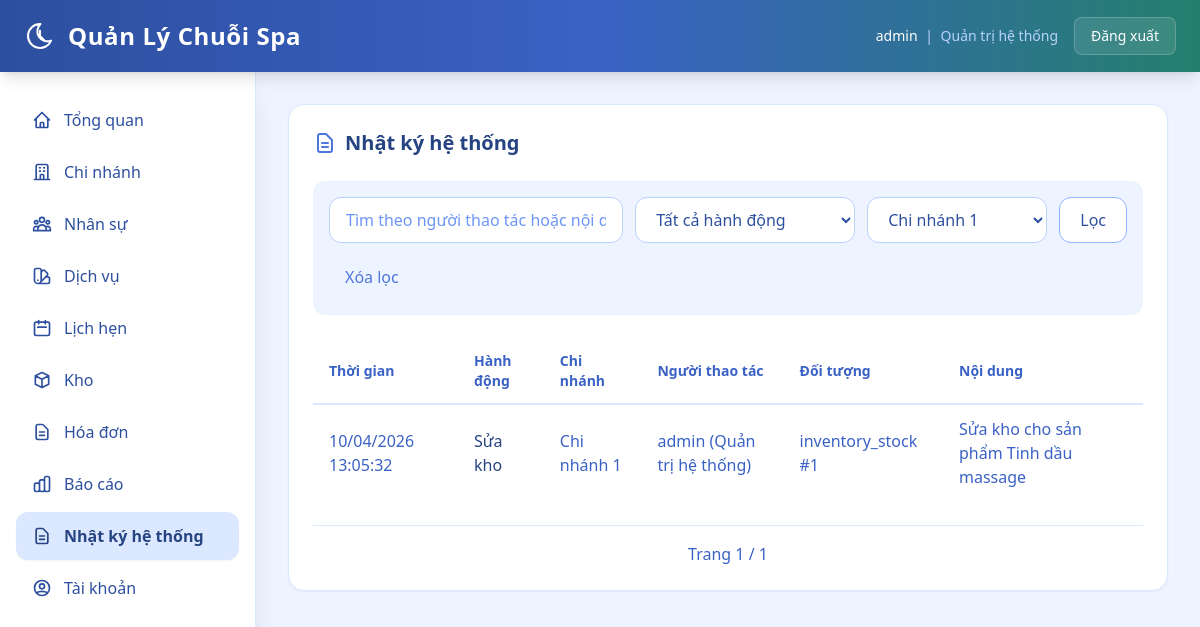
The app's page /web/activity-logs?branch_id=1 (signed in) with its own data.
### backend/models.py (models this page shows, shortened)
class TimestampMixin:
    created_at = db.Column(db.DateTime, nullable=False, default=datetime.utcnow)

class User(db.Model, TimestampMixin):
    __tablename__ = "users"
    id = db.Column(db.Integer, primary_key=True)
    username = db.Column(db.String(64), nullable=False, unique=True, index=True)
    password_hash = db.Column(db.String(255), nullable=False)
    role = db.Column(db.String(32), nullable=False, default="branch_manager")
    branch_id = db.Column(db.Integer, db.ForeignKey("branches.id"), nullable=True, index=True)
    staff_id = db.Column(db.Integer, db.ForeignKey("staffs.id"), nullable=True, index=True)
    is_active = db.Column(db.Boolean, nullable=False, default=True)
    branch = db.relationship("Branch", lazy="joined")
    staff = db.relationship("Staff", lazy="joined")
    @property
    def is_super_admin(self) -> bool:
        return self.role == "super_admin"

class ActivityLog(db.Model):
    __tablename__ = "activity_logs"
    id = db.Column(db.Integer, primary_key=True)
    created_at = db.Column(db.DateTime, nullable=False, default=datetime.utcnow, index=True)
    action = db.Column(db.String(64), nullable=False, index=True)
    action_label = db.Column(db.String(128), nullable=False)
    branch_id = db.Column(db.Integer, db.ForeignKey("branches.id"), nullable=True, index=True)
    actor_user_id = db.Column(db.Integer, db.ForeignKey("users.id"), nullable=True, index=True)
    actor_username = db.Column(db.String(64), nullable=True)
    actor_role = db.Column(db.String(32), nullable=True)
    entity_type = db.Column(db.String(64), nullable=True)
    entity_id = db.Column(db.Integer, nullable=True, index=True)
    message = db.Column(db.String(500), nullable=True)
    details_json = db.Column(db.Text, nullable=True)
    branch = db.relationship("Branch", lazy="joined")
    actor_user = db.relationship("User", lazy="joined")

class Branch(db.Model, TimestampMixin):
    __tablename__ = "branches"
    id = db.Column(db.Integer, primary_key=True)
    branch_code = db.Column(db.String(16), nullable=True, unique=True, index=True)
    name = db.Column(db.String(255), nullable=False, unique=True)
    address = db.Column(db.String(500), nullable=True)
    phone = db.Column(db.String(32), nullable=True, unique=True)
    manager_staff_id = db.Column(db.Integer, db.ForeignKey("staffs.id"), nullable=True, index=True)
    status = db.Column(db.String(32), nullable=False, default="active")
    manager_staff = db.relationship("Staff", foreign_keys=[manager_staff_id], lazy="joined")

### backend/web_modules/nhat_ky.py (the view, shortened to what this page needs)
@web_bp.get("/activity-logs")
@roles_required("super_admin", "branch_manager")
def activity_logs():
    scope_ids = get_current_branch_scope()
    if not scope_ids:
        return redirect(url_for("web.dashboard"))
    user = g.web_user
    q = parse_text(request.args.get("q"))
    action = normalize_choice(request.args.get("action"), set(ACTION_LABELS.keys()), "")
    page = parse_page(request.args.get("page"), default=1)
    if user.is_super_admin:
        selected_branch_id = resolve_selected_branch_id(scope_ids, parse_int(request.args.get("branch_id")))
        query = ActivityLog.query
        if selected_branch_id:
            query = query.filter(ActivityLog.branch_id == selected_branch_id)
    else:
        selected_branch_id = user.branch_id
        query = ActivityLog.query.filter(ActivityLog.branch_id == selected_branch_id)
    if action:
        query = query.filter(ActivityLog.action == action)
    pager = paginate(
        query.order_by(ActivityLog.created_at.desc(), ActivityLog.id.desc()),
        page=page,
        per_page=20,
    )
    branch_options = list_scope_branches(scope_ids, order_by="name") if user.is_super_admin else []
    return render_template(
        "web/activity_logs.html",
        rows=pager.items,
        pager=pager,
        q=q,
        action=action,
        selected_branch_id=selected_branch_id,
        branch_options=branch_options,
        action_labels=ACTION_LABELS,
        is_super_admin=user.is_super_admin,
    )

### backend/templates/web/activity_logs.html (shortened to what this page needs)
{% extends "web/base.html" %}
{% block content %}
  <section class="bg-white rounded-2xl shadow-sm border border-spa-100 p-6 mb-6">
    <h2 class="text-xl font-bold text-spa-800 mb-6 flex items-center gap-2">
      <svg class="w-6 h-6 text-spa-500" fill="none" stroke="currentColor" viewBox="0 0 24 24"><path stroke-linecap="round" stroke-linejoin="round" stroke-width="2" d="M9 12h6m-6 4h6m2 5H7a2 2 0 01-2-2V5a2 2 0 012-2h5.586a1 1 0 01.707.293l5.414 5.414a1 1 0 01.293.707V19a2 2 0 01-2 2z"/></svg>
      Nhật ký hệ thống
    </h2>
    <form method="get" class="flex flex-wrap items-center gap-3 mb-6 p-4 bg-spa-50 rounded-xl">
      <input type="text" name="q" value="{{ q }}" placeholder="Tìm theo người thao tác hoặc nội dung"
        class="flex-1 min-w-[220px] px-4 py-2.5 rounded-xl border border-spa-200 bg-white text-spa-700 placeholder-spa-400 focus:border-spa-400 focus:ring-4 focus:ring-spa-100 outline-none transition-all">
      <select name="action"
        class="px-4 py-2.5 rounded-xl border border-spa-200 bg-white text-spa-700 focus:border-spa-400 focus:ring-4 focus:ring-spa-100 outline-none transition-all min-w-[220px]">
        <option value="">Tất cả hành động</option>
      </select>
      {% if is_super_admin %}
        <select name="branch_id"
          class="px-4 py-2.5 rounded-xl border border-spa-200 bg-white text-spa-700 focus:border-spa-400 focus:ring-4 focus:ring-spa-100 outline-none transition-all min-w-[180px]">
          {% for b in branch_options %}
            <option value="{{ b.id }}" {% if b.id == selected_branch_id %}selected{% endif %}>{{ b.name }}</option>
          {% endfor %}
        </select>
      {% endif %}
      <button type="submit" class="px-5 py-2.5 rounded-xl border border-spa-300 bg-white text-spa-700 hover:bg-spa-50 font-medium transition-all">
        Lọc
      </button>
      <a href="{{ url_for('web.activity_logs') }}" class="px-4 py-2.5 rounded-xl text-spa-500 hover:text-spa-700 hover:bg-spa-100 transition-all">
        Xóa lọc
      </a>
    </form>
    <div class="overflow-x-auto">
      <table class="w-full">
        <thead>
          <tr class="border-b-2 border-spa-100">
            <th class="text-left py-3 px-4 text-sm font-semibold text-spa-600">Thời gian</th>
            <th class="text-left py-3 px-4 text-sm font-semibold text-spa-600">Hành động</th>
            <th class="text-left py-3 px-4 text-sm font-semibold text-spa-600">Chi nhánh</th>
            <th class="text-left py-3 px-4 text-sm font-semibold text-spa-600">Người thao tác</th>
            <th class="text-left py-3 px-4 text-sm font-semibold text-spa-600">Đối tượng</th>
            <th class="text-left py-3 px-4 text-sm font-semibold text-spa-600">Nội dung</th>
          </tr>
        </thead>
        <tbody class="divide-y divide-spa-50">
          {% for row in rows %}
            <tr class="hover:bg-spa-50/50 transition-colors">
              <td class="py-3 px-4 text-spa-600">{{ row.created_at.strftime('%d/%m/%Y %H:%M:%S') if row.created_at else '-' }}</td>
              <td class="py-3 px-4 text-spa-800 font-medium">{{ row.action_label or row.action }}</td>
              <td class="py-3 px-4 text-spa-600">{{ row.branch.name if row.branch else '-' }}</td>
              <td class="py-3 px-4 text-spa-600">{{ row.actor_username or '-' }}{% if row.actor_role %} ({{ role_label(row.actor_role) }}){% endif %}</td>
              <td class="py-3 px-4 text-spa-600">{{ row.entity_type or '-' }}{% if row.entity_id %} #{{ row.entity_id }}{% endif %}</td>
              <td class="py-3 px-4 text-spa-600">{{ row.message or '-' }}</td>
            </tr>
          {% else %}
            <tr><td colspan="6" class="py-8 text-center text-spa-400">Không có log.</td></tr>
          {% endfor %}
        </tbody>
      </table>
    </div>
    <div class="flex items-center justify-center gap-4 mt-6 pt-4 border-t border-spa-100">
      <span class="text-spa-600">Trang {{ pager.page }} / {{ pager.pages or 1 }}</span>
    </div>
  </section>
{% endblock %}

### backend/templates/web/base.html (shortened to what this page needs)
<!doctype html>
<html lang="vi">
  <head>
    <script src="https://cdn.tailwindcss.com"></script>
  </head>
  <body class="bg-spa-50 h-screen overflow-hidden">
    <header class="fixed inset-x-0 top-0 z-40 bg-gradient-to-r from-spa-700 via-spa-600 to-sage-600 text-white shadow-lg">
      <div class="max-w-full mx-auto h-[72px] px-6 flex items-center justify-between">
        <h1 class="text-2xl font-semibold tracking-wide flex items-center gap-3">
          Quản Lý Chuỗi Spa
        </h1>
        <div class="flex items-center gap-4">
          {% if web_user %}
            <span class="text-spa-100 text-sm">
              <span class="font-medium text-white">{{ web_user.username }}</span>
              <span class="text-spa-200 mx-1">|</span>
              <span class="text-spa-200">{{ role_label(web_user.role) }}</span>
            </span>
            <form method="post" action="{{ url_for('web.logout') }}" class="inline">
              <button type="submit" class="bg-white/10 hover:bg-white/20 text-white px-4 py-2 rounded-lg text-sm font-medium transition-all duration-200 backdrop-blur-sm border border-white/20">
                Đăng xuất
              </button>
            </form>
          {% endif %}
        </div>
      </div>
    </header>
    <aside class="fixed top-[72px] left-0 bottom-0 z-30 w-64 bg-white shadow-xl border-r border-spa-100 overflow-y-auto">
        <nav class="py-6 px-4 space-y-1">
          {% if can_access_menu('dashboard') %}
            <a href="{{ url_for('web.dashboard') }}" class="sidebar-link flex items-center gap-3 px-4 py-3 rounded-xl text-spa-700 hover:bg-spa-100 ">
              <svg class="w-5 h-5" fill="none" stroke="currentColor" viewBox="0 0 24 24"><path stroke-linecap="round" stroke-linejoin="round" stroke-width="2" d="M3 12l2-2m0 0l7-7 7 7M5 10v10a1 1 0 001 1h3m10-11l2 2m-2-2v10a1 1 0 01-1 1h-3m-6 0a1 1 0 001-1v-4a1 1 0 011-1h2a1 1 0 011 1v4a1 1 0 001 1m-6 0h6"/></svg>
              Tổng quan
            </a>
          {% endif %}
          {% if can_access_menu('branches') %}
            <a href="{{ url_for('web.branches') }}" class="sidebar-link flex items-center gap-3 px-4 py-3 rounded-xl text-spa-700 hover:bg-spa-100 ">
              <svg class="w-5 h-5" fill="none" stroke="currentColor" viewBox="0 0 24 24"><path stroke-linecap="round" stroke-linejoin="round" stroke-width="2" d="M19 21V5a2 2 0 00-2-2H7a2 2 0 00-2 2v16m14 0h2m-2 0h-5m-9 0H3m2 0h5M9 7h1m-1 4h1m4-4h1m-1 4h1m-5 10v-5a1 1 0 011-1h2a1 1 0 011 1v5m-4 0h4"/></svg>
              Chi nhánh
            </a>
          {% endif %}
          {% if can_access_menu('staff') %}
            <a href="{{ url_for('web.staff') }}" class="sidebar-link flex items-center gap-3 px-4 py-3 rounded-xl text-spa-700 hover:bg-spa-100 ">
              Nhân sự
            </a>
          {% endif %}
          {% if can_access_menu('services') %}
            <a href="{{ url_for('web.services') }}" class="sidebar-link flex items-center gap-3 px-4 py-3 rounded-xl text-spa-700 hover:bg-spa-100 ">
              Dịch vụ
            </a>
          {% endif %}
          {% if can_access_menu('appointments') %}
            <a href="{{ url_for('web.appointments') }}" class="sidebar-link flex items-center gap-3 px-4 py-3 rounded-xl text-spa-700 hover:bg-spa-100 ">
              <svg class="w-5 h-5" fill="none" stroke="currentColor" viewBox="0 0 24 24"><path stroke-linecap="round" stroke-linejoin="round" stroke-width="2" d="M8 7V3m8 4V3m-9 8h10M5 21h14a2 2 0 002-2V7a2 2 0 00-2-2H5a2 2 0 00-2 2v12a2 2 0 002 2z"/></svg>
              Lịch hẹn
            </a>
          {% endif %}
          {% if can_access_menu('inventory') %}
            <a href="{{ url_for('web.inventory') }}" class="sidebar-link flex items-center gap-3 px-4 py-3 rounded-xl text-spa-700 hover:bg-spa-100 ">
              <svg class="w-5 h-5" fill="none" stroke="currentColor" viewBox="0 0 24 24"><path stroke-linecap="round" stroke-linejoin="round" stroke-width="2" d="M20 7l-8-4-8 4m16 0l-8 4m8-4v10l-8 4m0-10L4 7m8 4v10M4 7v10l8 4"/></svg>
              Kho
            </a>
          {% endif %}
          {% if can_access_menu('invoices') %}
            <a href="{{ url_for('web.invoices') }}" class="sidebar-link flex items-center gap-3 px-4 py-3 rounded-xl text-spa-700 hover:bg-spa-100 ">
              <svg class="w-5 h-5" fill="none" stroke="currentColor" viewBox="0 0 24 24"><path stroke-linecap="round" stroke-linejoin="round" stroke-width="2" d="M9 12h6m-6 4h6m2 5H7a2 2 0 01-2-2V5a2 2 0 012-2h5.586a1 1 0 01.707.293l5.414 5.414a1 1 0 01.293.707V19a2 2 0 01-2 2z"/></svg>
              Hóa đơn
            </a>
          {% endif %}
          {% if can_access_menu('reports') %}
            <a href="{{ url_for('web.reports') }}" class="sidebar-link flex items-center gap-3 px-4 py-3 rounded-xl text-spa-700 hover:bg-spa-100 ">
              Báo cáo
            </a>
          {% endif %}
          {% if can_access_menu('activity_logs') %}
            <a href="{{ url_for('web.activity_logs') }}" class="sidebar-link flex items-center gap-3 px-4 py-3 rounded-xl text-spa-700 hover:bg-spa-100 {% if request.path.startswith('/web/activity-logs') %}bg-spa-100 text-spa-800 font-semibold shadow-sm{% endif %}">
              <svg class="w-5 h-5" fill="none" stroke="currentColor" viewBox="0 0 24 24"><path stroke-linecap="round" stroke-linejoin="round" stroke-width="2" d="M9 12h6m-6 4h6m2 5H7a2 2 0 01-2-2V5a2 2 0 012-2h5.586a1 1 0 01.707.293l5.414 5.414a1 1 0 01.293.707V19a2 2 0 01-2 2z"/></svg>
              Nhật ký hệ thống
            </a>
          {% endif %}
          {% if can_access_menu('accounts') %}
            <a href="{{ url_for('web.accounts') }}" class="sidebar-link flex items-center gap-3 px-4 py-3 rounded-xl text-spa-700 hover:bg-spa-100 ">
              <svg class="w-5 h-5" fill="none" stroke="currentColor" viewBox="0 0 24 24"><path stroke-linecap="round" stroke-linejoin="round" stroke-width="2" d="M5.121 17.804A13.937 13.937 0 0112 16c2.5 0 4.847.655 6.879 1.804M15 10a3 3 0 11-6 0 3 3 0 016 0zm6 2a9 9 0 11-18 0 9 9 0 0118 0z"/></svg>
              Tài khoản
            </a>
          {% endif %}
        </nav>
      </aside>
      <main class="fixed top-[72px] left-64 right-0 bottom-0 overflow-y-auto p-8">
        <div class="max-w-7xl mx-auto">
          {% block content %}{% endblock %}
        </div>
      </main>
  </body>
</html>

### records on screen
User: username "admin", role "Quản trị hệ thống"
ActivityLog: created_at "10/04/2026 13:05:32", action_label "Sửa kho", branch "Chi nhánh 1", actor_username "admin", actor_role "Quản trị hệ thống", entity_type "inventory_stock", entity_id "1", message "Sửa kho cho sản phẩm Tinh dầu massage"

### other values on screen
{{ pager.page }} "1"
{{ pager.pages or 1 }} "1"
form field branch_id "Chi nhánh 1"
